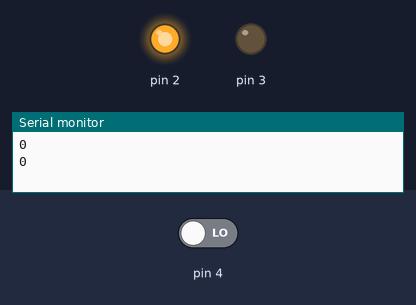
Bench run of a sketch on a simulated Arduino Uno, built with avr-gcc and run on an emulated ATmega328P. Parts: output pins drawn as LEDs (lit = HIGH), the last lines printed to the serial monitor. The test bench sets the inputs (shaded band); at power-on: pin 4 LOW. Pins used as bus, display or sensor lines are not drawn.

Above: at 0.37 s.
At 1.2 s:
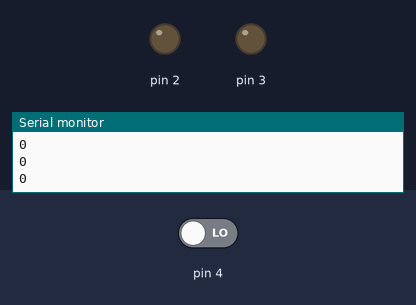
1.3 s: pin 4 driven HIGH
At 1.8 s:
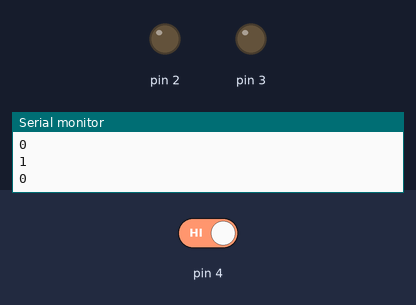
Timing chart, 0 to 4.3 s (numbered marks = the images above; inputs shaded):
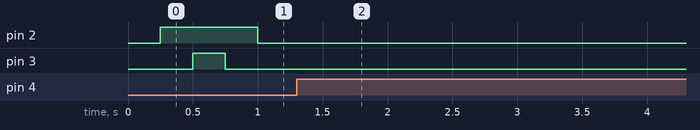

Measured:
- after the input at 1.3 s, pin 2, pin 3: stops changing and stays LOW

The sketch:

Etat_0.ino
```cpp
int switchState = 0;

void setup() {
  // put your setup code here, to run once:
  pinMode(1, OUTPUT);
  pinMode(2, OUTPUT);
  pinMode(3, OUTPUT);
  pinMode(4, INPUT);
//  digitalWrite(1, HIGH);
//  digitalWrite(2, LOW);
//  digitalWrite(3, LOW);
Serial.begin(9600);

}

void loop() {
  // put your main code here, to run repeatedly:


  for(int i=1;i<=3;i++){
    if ( digitalRead(4)== HIGH ){
        while ( digitalRead(4) == HIGH ){
        }
        if(switchState == 1){
          switchState=0;
        }
         else{
           switchState=1;
         }

        if (switchState == 1){
          while(digitalRead (4)== LOW){

          }
          switchState = 0;
        }
       }
    digitalWrite(i,HIGH);


    delay(250);
   Serial.println(digitalRead(4));
   Serial.println(switchState);
  }

  for(int i=3;i>=0;i--){
      if ( digitalRead(4) == HIGH ){
        while ( digitalRead(4) == HIGH ){
        }
       if(switchState == 1){
          switchState = 0;
        }
        else{
          switchState = 1;
        }
        if (switchState == 1){
          while(digitalRead (4)== LOW){

          }
          switchState = 0;
        }
       }
  digitalWrite(i,LOW);

  delay(250);
  Serial.println(digitalRead(4));
  Serial.println(switchState);
}

}
```
